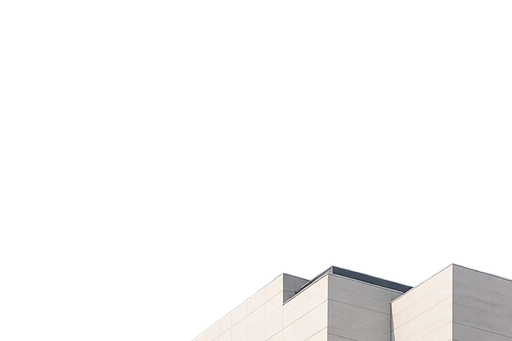
#> input picture .img2threejs/sfmoma-v1/detail-inventory/zone-r0c0.png, 512 x 341 px
$ python -i qa-visual-compare.py   (imports and definitions only)
#> lines starting #> are read from the running program, lines starting #| are printed output that depends on the picture
#!/usr/bin/env python3
"""Compare game frames against the real San Francisco reference image."""
import argparse
import json
import math
import sys

from PIL import Image, ImageFilter, ImageOps, ImageStat


def average_hash(image, size=8):
    gray = ImageOps.grayscale(image).resize((size, size), Image.LANCZOS)
    pixels = list(gray.getdata())
    mean = sum(pixels) / len(pixels)
    return "".join("1" if value >= mean else "0" for value in pixels)


def histogram(image, bins=32):
    rgb = image.convert("RGB")
    hist = [0] * (bins * 3)
    width, height = rgb.size
    pixels = rgb.load()
    for y in range(height):
        for x in range(width):
            r, g, b = pixels[x, y]
            hist[(r * bins) // 256] += 1
            hist[bins + (g * bins) // 256] += 1
            hist[bins * 2 + (b * bins) // 256] += 1
    total = max(1, sum(hist))
    return [value / total for value in hist]


def histogram_intersection(a, b):
    return sum(min(x, y) for x, y in zip(a, b))


# [16 lines left out: function lab_distance, not called in this run]


def metrics(path):
    image = Image.open(path).convert("RGB")
#> image is the input picture: PIL image 512x341 RGB; mean R, G, B 248.9, 248.3, 248
    sample = image.resize((320, 180), Image.LANCZOS)
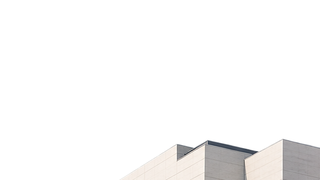
#> sample: PIL image 320x180 RGB; mean R, G, B 248.8, 248.3, 248
    gray = ImageOps.grayscale(sample)
    gray_stat = ImageStat.Stat(gray)
    hsv = sample.convert("HSV")
#> hsv: PIL image 320x180 HSV; mean H, S, V 8.3, 1.4, 248.9
    sat_stat = ImageStat.Stat(hsv.split()[1])
    edges = gray.filter(ImageFilter.FIND_EDGES)
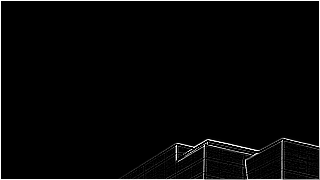
#> edges: PIL image 320x180 L; min 0, max 255, mean 6.5
    edge_stat = ImageStat.Stat(edges)
    pixels = list(gray.getdata())
#> pixels = 57600 items
    non_blank = sum(1 for value in pixels if value > 8) / len(pixels)
#> non_blank = 1
    quantized = sample.quantize(colors=64, method=Image.MEDIANCUT)
    unique = len(quantized.getcolors(maxcolors=1000000) or [])
#> unique = 64
    return {
        "width": image.width,
        "height": image.height,
        "meanLuma": round(gray_stat.mean[0], 3),
        "lumaStd": round(gray_stat.stddev[0], 3),
        "meanSaturation": round(sat_stat.mean[0], 3),
        "edgeDensity": round(edge_stat.mean[0], 4),
        "nonBlankRatio": round(non_blank, 4),
        "quantizedColors": unique,
        "histogram": histogram(image),
        "averageHash": average_hash(image),
    }
#> after the loop in histogram, `for y in range(height):`: hist = 96 values, max 156720 at index 31, min 0 at index 0, mean 5456
#> in histogram, `total = max(1, sum(hist))`: total = 523776
#> in average_hash, `pixels = list(gray.getdata())`: pixels = 64 values, max 255 at index 0, min 165 at index 61, mean 248.1
#> in average_hash, `mean = sum(pixels) / len(pixels)`: mean = 248.1


# [51 lines left out: function main, not called in this run]


# [6 lines not run here, left out]

>>> result = metrics('../.img2threejs/sfmoma-v1/detail-inventory/zone-r0c0.png')
#> result = 10 items

$ run again, on .img2threejs/sfmoma-v1/detail-inventory/zone-r0c2.png
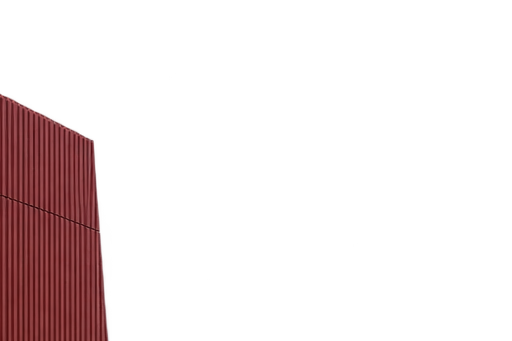
#> input picture .img2threejs/sfmoma-v1/detail-inventory/zone-r0c2.png, 512 x 341 px
#> in metrics, image is the input picture: PIL image 512x341 RGB; mean R, G, B 238, 228.9, 229.2
#> in metrics, `gray = ImageOps.grayscale(sample)`:
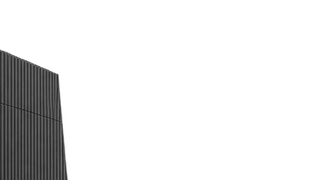
#> gray: PIL image 320x180 L; min 33, max 255, mean 231.6
#> hsv: PIL image 320x180 HSV; mean H, S, V 28.1, 19.5, 238
#> in metrics, `edges = gray.filter(ImageFilter.FIND_EDGES)`:
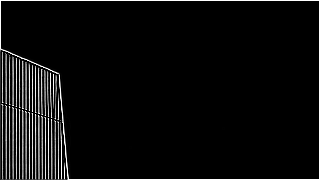
#> edges: PIL image 320x180 L; min 0, max 255, mean 13.5
#> in metrics, `pixels = list(gray.getdata())`: pixels = 57600 items
#> non_blank = 1
#> unique = 64
#> after the loop in histogram, `for y in range(height):`: hist = 96 values, max 151988 at index 31, min 0 at index 0, mean 5456
#> total = 523776
#> in average_hash, `pixels = list(gray.getdata())`: pixels = 64 values, max 255 at index 1, min 55 at index 56, mean 230.2
#> mean = 230.2
#> result = 10 items

$ run again, on .img2threejs/sfmoma-v1/detail-inventory/zone-r1c0.png
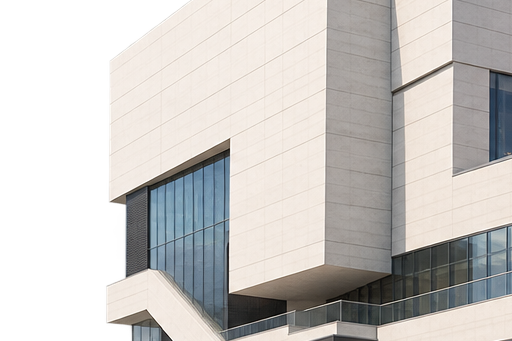
#> input picture .img2threejs/sfmoma-v1/detail-inventory/zone-r1c0.png, 512 x 341 px
#> in metrics, image is the input picture: PIL image 512x341 RGB; mean R, G, B 201.2, 198.5, 195.7
#> in metrics, `gray = ImageOps.grayscale(sample)`:
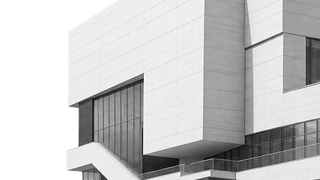
#> gray: PIL image 320x180 L; min 1, max 255, mean 199
#> hsv: PIL image 320x180 HSV; mean H, S, V 36.5, 17.6, 204.5
#> in metrics, `edges = gray.filter(ImageFilter.FIND_EDGES)`:
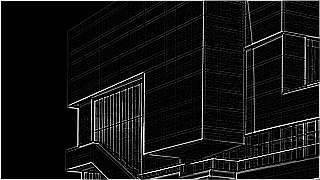
#> edges: PIL image 320x180 L; min 0, max 255, mean 19.1
#> in metrics, `pixels = list(gray.getdata())`: pixels = 57600 items
#> non_blank = 1
#> unique = 64
#> after the loop in histogram, `for y in range(height):`: hist = 96 values, max 53187 at index 30, min 16 at index 0, mean 5456
#> total = 523776
#> in average_hash, `pixels = list(gray.getdata())`: pixels = 64 values, max 255 at index 0, min 54 at index 54, mean 198.5
#> mean = 198.5
#> result = 10 items

$ run again, on .img2threejs/sfmoma-v1/detail-inventory/zone-r1c1.png
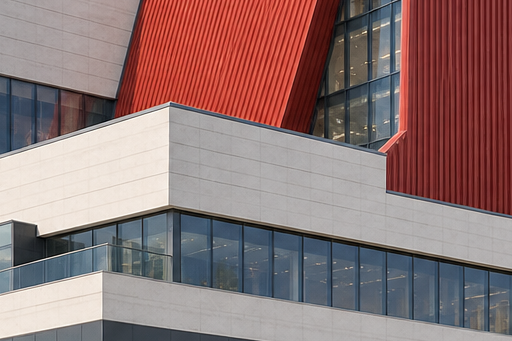
#> input picture .img2threejs/sfmoma-v1/detail-inventory/zone-r1c1.png, 512 x 341 px
#> in metrics, image is the input picture: PIL image 512x341 RGB; mean R, G, B 142.9, 118, 117.5
#> in metrics, `gray = ImageOps.grayscale(sample)`:
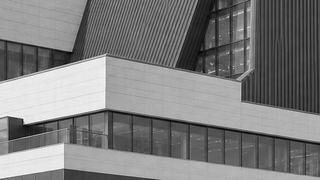
#> gray: PIL image 320x180 L; min 4, max 252, mean 125.4
#> hsv: PIL image 320x180 HSV; mean H, S, V 63.2, 71.1, 149.2
#> in metrics, `edges = gray.filter(ImageFilter.FIND_EDGES)`:
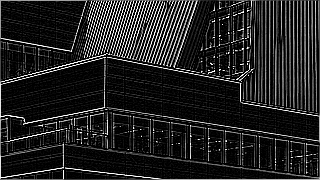
#> edges: PIL image 320x180 L; min 0, max 255, mean 34.2
#> in metrics, `pixels = list(gray.getdata())`: pixels = 57600 items
#> non_blank = 1
#> unique = 64
#> after the loop in histogram, `for y in range(height):`: hist = 96 values, max 21499 at index 22, min 12 at index 95, mean 5456
#> total = 523776
#> in average_hash, `pixels = list(gray.getdata())`: pixels = 64 values, max 251 at index 32, min 56 at index 31, mean 125.7
#> mean = 125.7
#> result = 10 items
